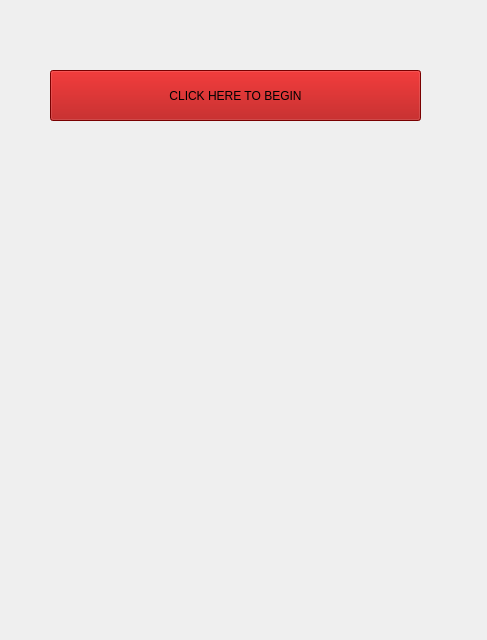
<?xml version="1.0" encoding="UTF-8"?>
<ui version="4.0">
 <class>Play_Bobing</class>
 <widget class="QWidget" name="Play_Bobing">
  <property name="geometry">
   <rect>
    <x>0</x>
    <y>0</y>
    <width>487</width>
    <height>640</height>
   </rect>
  </property>
  <property name="windowTitle">
   <string>Form</string>
  </property>
  <widget class="QPushButton" name="pushButton">
   <property name="geometry">
    <rect>
     <x>50</x>
     <y>70</y>
     <width>371</width>
     <height>51</height>
    </rect>
   </property>
   <property name="styleSheet">
    <string notr="true">background-color: rgb(170, 0, 0);
font: 25 18pt &quot;Bookman Old Style&quot;;</string>
   </property>
   <property name="text">
    <string>CLICK HERE TO BEGIN</string>
   </property>
  </widget>
  <widget class="QLabel" name="label">
   <property name="geometry">
    <rect>
     <x>50</x>
     <y>300</y>
     <width>391</width>
     <height>301</height>
    </rect>
   </property>
   <property name="text">
    <string/>
   </property>
  </widget>
  <widget class="QLabel" name="label_2">
   <property name="geometry">
    <rect>
     <x>30</x>
     <y>240</y>
     <width>72</width>
     <height>71</height>
    </rect>
   </property>
   <property name="text">
    <string/>
   </property>
  </widget>
  <widget class="QLabel" name="label_3">
   <property name="geometry">
    <rect>
     <x>100</x>
     <y>300</y>
     <width>72</width>
     <height>61</height>
    </rect>
   </property>
   <property name="text">
    <string/>
   </property>
  </widget>
  <widget class="QLabel" name="label_4">
   <property name="geometry">
    <rect>
     <x>170</x>
     <y>240</y>
     <width>72</width>
     <height>61</height>
    </rect>
   </property>
   <property name="text">
    <string/>
   </property>
  </widget>
  <widget class="QLabel" name="label_5">
   <property name="geometry">
    <rect>
     <x>230</x>
     <y>320</y>
     <width>71</width>
     <height>61</height>
    </rect>
   </property>
   <property name="text">
    <string/>
   </property>
  </widget>
  <widget class="QLabel" name="label_6">
   <property name="geometry">
    <rect>
     <x>280</x>
     <y>230</y>
     <width>72</width>
     <height>61</height>
    </rect>
   </property>
   <property name="text">
    <string/>
   </property>
  </widget>
  <widget class="QLabel" name="label_7">
   <property name="geometry">
    <rect>
     <x>370</x>
     <y>300</y>
     <width>71</width>
     <height>61</height>
    </rect>
   </property>
   <property name="text">
    <string/>
   </property>
  </widget>
 </widget>
 <resources/>
 <connections>
  <connection>
   <sender>pushButton</sender>
   <signal>clicked()</signal>
   <receiver>Play_Bobing</receiver>
   <slot>timestar()</slot>
   <hints>
    <hint type="sourcelabel">
     <x>233</x>
     <y>133</y>
    </hint>
    <hint type="destinationlabel">
     <x>488</x>
     <y>232</y>
    </hint>
   </hints>
  </connection>
 </connections>
 <slots>
  <slot>result()</slot>
  <slot>start()</slot>
  <slot>timestar()</slot>
 </slots>
</ui>
